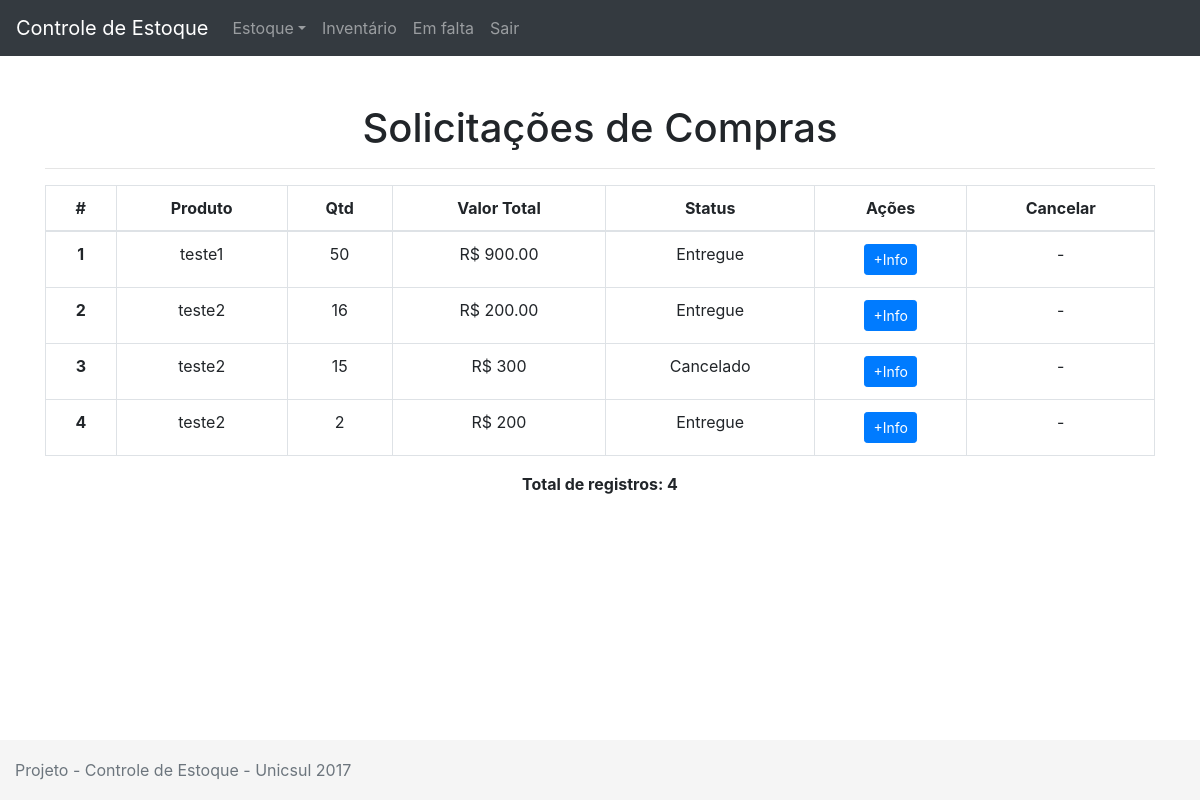
Page /index.php/compras on the earlier database version.
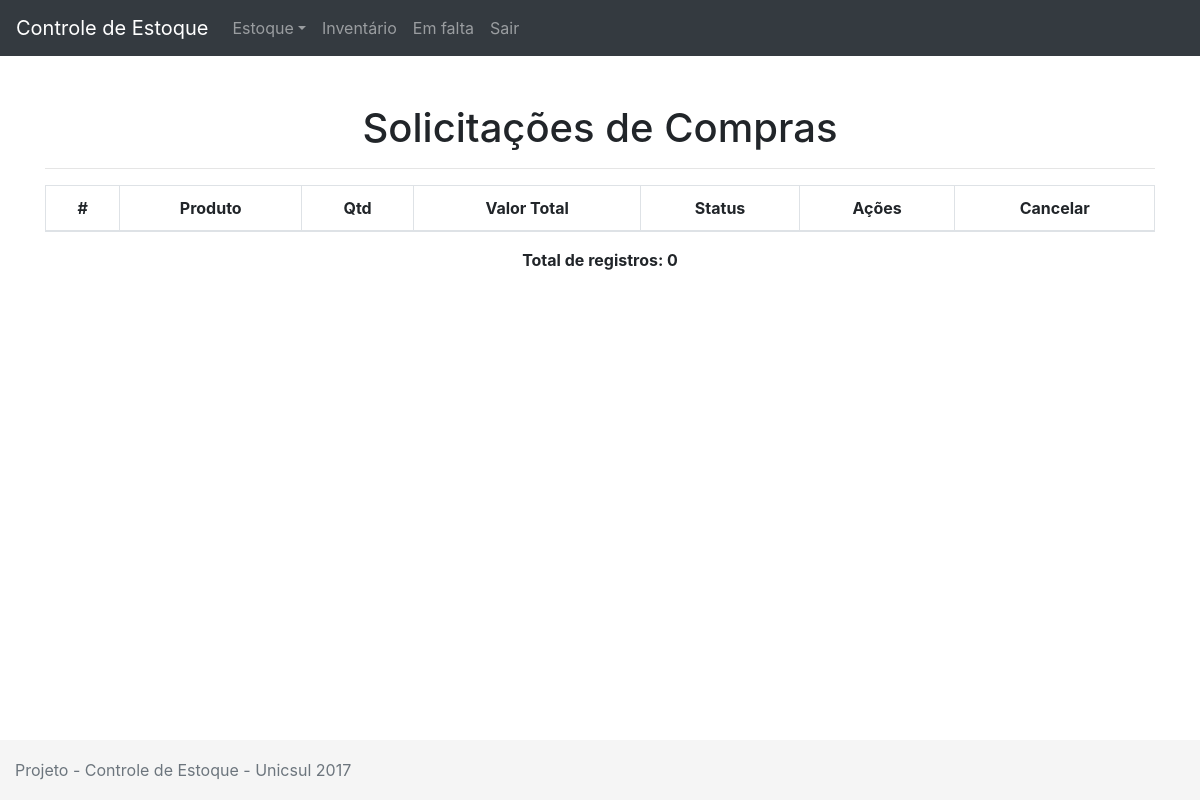
Same page on the later database version.
### tables this page shows
CREATE TABLE IF NOT EXISTS `compras` (
  `id` int(11) NOT NULL AUTO_INCREMENT,
  `id_produto` int(11) NOT NULL,
  `id_fornecedor` int(11) NOT NULL,
  `id_usuario` int(11) NOT NULL,
  `qtd` int(11) NOT NULL,
  `valor` varchar(255) NOT NULL,
  `status` int(11) NOT NULL DEFAULT '1',
  `nfcompra` varchar(10) DEFAULT NULL,
  `datasolicitacao` date NOT NULL,
  `dataaprovado` date DEFAULT NULL,
  `dataentregue` date DEFAULT NULL,
  PRIMARY KEY (`id`),
  KEY `fk_produto` (`id_produto`),
  KEY `fk_usuario` (`id_usuario`),
  KEY `fk_fornecedor` (`id_fornecedor`),
  CONSTRAINT `fk_fornecedor` FOREIGN KEY (`id_fornecedor`) REFERENCES `fornecedores` (`id`),
  CONSTRAINT `fk_produto` FOREIGN KEY (`id_produto`) REFERENCES `produtos` (`id`),
  CONSTRAINT `fk_usuario` FOREIGN KEY (`id_usuario`) REFERENCES `usuarios` (`id`)
);

CREATE TABLE IF NOT EXISTS `produtos` (
  `id` int(11) NOT NULL AUTO_INCREMENT,
  `descricao` varchar(255) NOT NULL,
  `tipo` varchar(255) NOT NULL,
  `status` tinyint(1) NOT NULL,
  `preco` float NOT NULL,
  `qtd` int(11) NOT NULL,
  `acionamento` int(11) NOT NULL,
  `min` int(11) NOT NULL,
  `max` int(11) NOT NULL,
  PRIMARY KEY (`id`)
);

### application/controllers/Compras.php (called while the page is built, shortened)
<?php
class Compras extends CI_Controller
{
	public function index()
	{
		$this->load->view('menu');
		$this->load->model('produtos_model', 'produtos');
		$this->load->model('compras_model', 'compras');
		$qp = $this->produtos->getProdutos();
		$query = $this->compras->getCompras();
		$dados['compras'] = $query;
		$dados['produtos'] = $qp;
		$this->load->view('listarcompras', $dados);
		$this->load->view('rodape');
	}
}

### index.php (called while the page is built, shortened)
<?php
require_once BASEPATH.'core/CodeIgniter.php';

### application/models/Compras_model.php (called while the page is built, shortened)
<?php
class Compras_model extends CI_Model
{
	public function getCompras()
	{
		$query = $this->db->get('compras');
		return $query->result();
	}
}

### application/models/Produtos_model.php (called while the page is built, shortened)
<?php
class Produtos_model extends CI_Model
{
	public function getProdutos()
	{
		$query = $this->db->get('produtos');
		return $query->result();
	}
}

### application/views/listarcompras.php (the view, shortened to what this page needs)
<br>
<div class="container">
	<br>
	<h1 class="text-center">Solicitações de Compras</h1>
	<hr>
	<table class="table table-bordered">
		<thead class="table-inverse">
			<tr>
				<td class='text-center' scope="row"><b>#</b></td>
				<td class='text-center'><b>Produto</b></td>
				<td class='text-center'><b>Qtd</b></td>
				<td class='text-center'><b>Valor Total</b></td>
				<td class='text-center'><b>Status</b></td>
				<td class='text-center'><b>Ações</b></td>
				<td class='text-center'><b>Cancelar</b></td>
			</tr>
		</thead>
		<tbody>
			<?php
			$contador = 0;
			foreach ($compras as $compra): ?>
			<tr>
				<th class='text-center' scope="row"><?=$compra->id;?></td>
				<?php foreach ($produtos as $produto):
					if($produto->id == $compra->id_produto){
				?>
						<td class='text-center'><?=$produto->descricao;?></td>
				<?php
						break;
					}
				endforeach;?>
				<td class='text-center'><?=$compra->qtd;?></td>
				<td class='text-center'>R$ <?=$compra->valor;?></td>
				<td class='text-center'>
				<?php
					if($compra->status == 0)
					{
						echo "Cancelado";
					} else if($compra->status == 1)
					{
						echo "Aguardando Aprovação";
					} else if ($compra->status == 2)
					{
						echo "Aprovada";
					} else if($compra->status == 3)
					{
						echo "Aguardando Entrega";
					} else if($compra->status == 4)
					{
						echo "Entregue";
					}
				?>
				</td>
				<td class='text-center'>
					<a href="<?=base_url('compras/info/' . $compra->id)?>" class="btn btn-sm btn-primary">+Info</a>
				</td>
				<td class='text-center'>
					<?php if($compra->status != 4 && $compra->status != 0) { ?>
						<a href="<?=base_url('compras/cancelarcompra/' . $compra->id)?>" class="btn btn-sm btn-danger"><i class="fa fa-times" aria-hidden="true"></i></a>
					<?php } else {
							echo "-";
						} ?>
				</td>
			</tr>
			<?php $contador++; endforeach;?>
		</tbody>
	</table>
	<p class="text-center"><b>Total de registros: <?=$contador;?></b></p>
</div>

### application/views/menu.php (shortened to what this page needs)
<html lang="en">
  <head>
    <link rel="stylesheet" href="https://maxcdn.bootstrapcdn.com/bootstrap/4.0.0-beta/css/bootstrap.min.css">
    <link href="/unicsulerp/bootstrap/css/sticky-footer.css" rel="stylesheet">
    <link href="/unicsulerp/awesome/css/font-awesome.min.css" rel="stylesheet">
  </head>
  <body>
    <nav class="navbar navbar-expand-lg navbar-dark bg-dark">
      <a class="navbar-brand" href="#">Controle de Estoque</a>
      <div class="collapse navbar-collapse" id="navbarNav">
        <ul class="navbar-nav">
          <li class="nav-item dropdown">
            <a class="nav-link dropdown-toggle" href="" id="navbarDropdownMenuLink" data-toggle="dropdown" aria-haspopup="true" aria-expanded="false">Estoque</a>
          </li>
          <li class="nav-item">
            <a class="nav-link" href="<?=base_url('produtos/inventario');?>">Inventário</a>
          </li>
          <li class="nav-item">
            <a class="nav-link" href="<?=base_url('produtos/painel');?>">Em falta</a>
          </li>
          <li class="nav-item">
            <a class="nav-link" href="<?=base_url('login/logout');?>">Sair</a>
          </li>
        </ul>
      </div>
    </nav>

### application/views/rodape.php (shortened to what this page needs)
	<footer class="footer">
      <div class="container-fluid">
        <span class="text-muted">Projeto - Controle de Estoque - Unicsul 2017</span>
      </div>
    </footer>
  </body>
</html>

Differences in the rows shown:
removed compras: id "1", qtd "50", valor "900.00", status "Entregue"
removed produtos: descricao "teste1", shown under "1"
removed compras: id "2", qtd "16", valor "200.00", status "Entregue"
removed produtos: descricao "teste2"
removed compras: id "3", qtd "15", valor "300", status "Cancelado"
removed compras: id "4", qtd "2", valor "200", status "Entregue"
Other differences:
$contador: "4" → "0"
